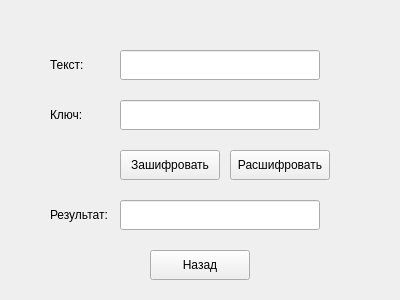
<?xml version="1.0" encoding="UTF-8"?>
<ui version="4.0">
 <class>VigenereCipherForm</class>
 <widget class="QWidget" name="VigenereCipherForm">
  <property name="geometry">
   <rect>
    <x>0</x>
    <y>0</y>
    <width>400</width>
    <height>300</height>
   </rect>
  </property>
  <property name="windowTitle">
   <string>Шифр Виженера</string>
  </property>
  <widget class="QLabel" name="labelText">
   <property name="text">
    <string>Текст:</string>
   </property>
   <property name="geometry">
    <rect>
     <x>50</x>
     <y>50</y>
     <width>60</width>
     <height>30</height>
    </rect>
   </property>
  </widget>
  <widget class="QLineEdit" name="textField">
   <property name="geometry">
    <rect>
     <x>120</x>
     <y>50</y>
     <width>200</width>
     <height>30</height>
    </rect>
   </property>
  </widget>
  <widget class="QLabel" name="labelKey">
   <property name="text">
    <string>Ключ:</string>
   </property>
   <property name="geometry">
    <rect>
     <x>50</x>
     <y>100</y>
     <width>60</width>
     <height>30</height>
    </rect>
   </property>
  </widget>
  <widget class="QLineEdit" name="keyField">
   <property name="geometry">
    <rect>
     <x>120</x>
     <y>100</y>
     <width>200</width>
     <height>30</height>
    </rect>
   </property>
  </widget>
  <widget class="QPushButton" name="encryptButton">
   <property name="text">
    <string>Зашифровать</string>
   </property>
   <property name="geometry">
    <rect>
     <x>120</x>
     <y>150</y>
     <width>100</width>
     <height>30</height>
    </rect>
   </property>
  </widget>
  <widget class="QPushButton" name="decryptButton">
   <property name="text">
    <string>Расшифровать</string>
   </property>
   <property name="geometry">
    <rect>
     <x>230</x>
     <y>150</y>
     <width>100</width>
     <height>30</height>
    </rect>
   </property>
  </widget>
  <widget class="QLabel" name="labelResult">
   <property name="text">
    <string>Результат:</string>
   </property>
   <property name="geometry">
    <rect>
     <x>50</x>
     <y>200</y>
     <width>60</width>
     <height>30</height>
    </rect>
   </property>
  </widget>
  <widget class="QLineEdit" name="resultField">
   <property name="readOnly">
    <bool>true</bool>
   </property>
   <property name="geometry">
    <rect>
     <x>120</x>
     <y>200</y>
     <width>200</width>
     <height>30</height>
    </rect>
   </property>
  </widget>
  <widget class="QPushButton" name="backButton">
   <property name="text">
    <string>Назад</string>
   </property>
   <property name="geometry">
    <rect>
     <x>150</x>
     <y>250</y>
     <width>100</width>
     <height>30</height>
    </rect>
   </property>
  </widget>
 </widget>
 <resources/>
 <connections/>
</ui>
